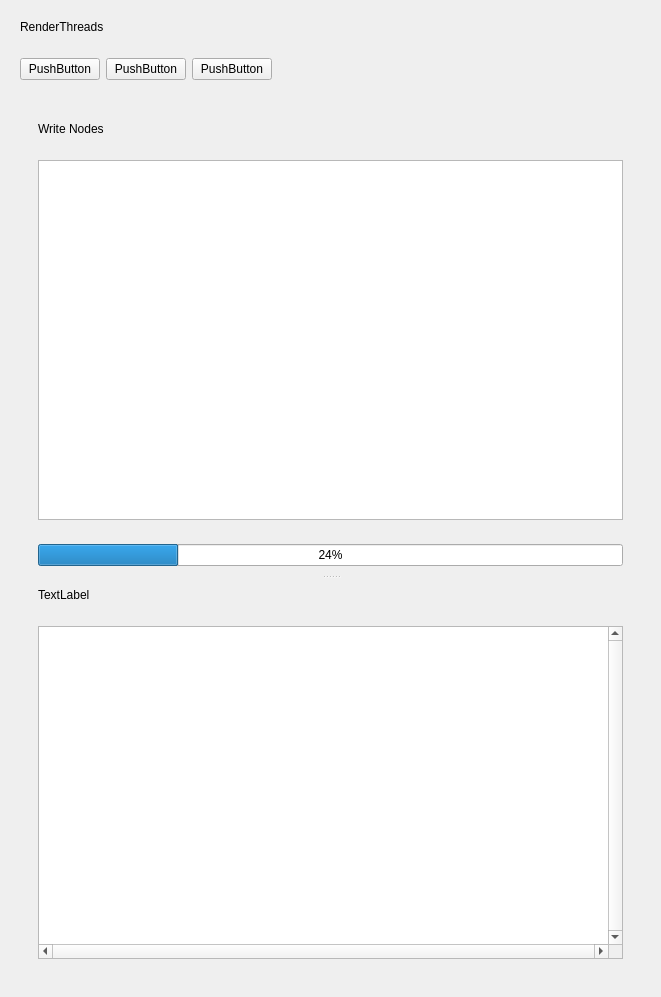
<?xml version="1.0" encoding="UTF-8"?>
<ui version="4.0">
 <class>wdgt_main</class>
 <widget class="QWidget" name="wdgt_main">
  <property name="geometry">
   <rect>
    <x>0</x>
    <y>0</y>
    <width>661</width>
    <height>997</height>
   </rect>
  </property>
  <property name="windowTitle">
   <string>Form</string>
  </property>
  <layout class="QVBoxLayout" name="verticalLayout">
   <item>
    <widget class="QWidget" name="wdgt_header" native="true">
     <property name="sizePolicy">
      <sizepolicy hsizetype="Preferred" vsizetype="Minimum">
       <horstretch>0</horstretch>
       <verstretch>0</verstretch>
      </sizepolicy>
     </property>
     <layout class="QVBoxLayout" name="verticalLayout_2">
      <item>
       <widget class="QLabel" name="lbl_header">
        <property name="text">
         <string>RenderThreads</string>
        </property>
       </widget>
      </item>
     </layout>
    </widget>
   </item>
   <item>
    <widget class="QWidget" name="wdgt_menu" native="true">
     <layout class="QHBoxLayout" name="horizontalLayout">
      <item>
       <widget class="QPushButton" name="btn_menu_render">
        <property name="text">
         <string>PushButton</string>
        </property>
       </widget>
      </item>
      <item>
       <widget class="QPushButton" name="btn_menu_threads">
        <property name="text">
         <string>PushButton</string>
        </property>
       </widget>
      </item>
      <item>
       <widget class="QPushButton" name="btn_menu_options">
        <property name="text">
         <string>PushButton</string>
        </property>
       </widget>
      </item>
      <item>
       <spacer name="spcr_menu">
        <property name="orientation">
         <enum>Qt::Horizontal</enum>
        </property>
        <property name="sizeHint" stdset="0">
         <size>
          <width>40</width>
          <height>20</height>
         </size>
        </property>
       </spacer>
      </item>
     </layout>
    </widget>
   </item>
   <item>
    <widget class="QStackedWidget" name="stkwdgt_content">
     <property name="currentIndex">
      <number>0</number>
     </property>
     <widget class="QWidget" name="pg_nodes_and_log">
      <layout class="QVBoxLayout" name="verticalLayout_3">
       <item>
        <widget class="QWidget" name="wdgt_nodes_and_log" native="true">
         <layout class="QVBoxLayout" name="verticalLayout_4">
          <item>
           <widget class="QSplitter" name="splt_nodes_and_log">
            <property name="orientation">
             <enum>Qt::Vertical</enum>
            </property>
            <widget class="QWidget" name="wdgt_nodes" native="true">
             <layout class="QVBoxLayout" name="verticalLayout_5">
              <item>
               <widget class="QWidget" name="wdgt_nodes_header" native="true">
                <property name="sizePolicy">
                 <sizepolicy hsizetype="Preferred" vsizetype="Minimum">
                  <horstretch>0</horstretch>
                  <verstretch>0</verstretch>
                 </sizepolicy>
                </property>
                <layout class="QVBoxLayout" name="verticalLayout_7">
                 <item>
                  <widget class="QLabel" name="lbl_nodes_header">
                   <property name="text">
                    <string>Write Nodes</string>
                   </property>
                  </widget>
                 </item>
                </layout>
               </widget>
              </item>
              <item>
               <widget class="QWidget" name="wdgt_nodes_mvc" native="true">
                <property name="sizePolicy">
                 <sizepolicy hsizetype="Preferred" vsizetype="Expanding">
                  <horstretch>0</horstretch>
                  <verstretch>0</verstretch>
                 </sizepolicy>
                </property>
                <layout class="QVBoxLayout" name="verticalLayout_8">
                 <item>
                  <widget class="QTableView" name="view_nodes"/>
                 </item>
                </layout>
               </widget>
              </item>
              <item>
               <widget class="QWidget" name="wdgt_progressbar" native="true">
                <property name="sizePolicy">
                 <sizepolicy hsizetype="Preferred" vsizetype="Minimum">
                  <horstretch>0</horstretch>
                  <verstretch>0</verstretch>
                 </sizepolicy>
                </property>
                <layout class="QVBoxLayout" name="verticalLayout_6">
                 <item>
                  <widget class="QProgressBar" name="pbar_nodes">
                   <property name="value">
                    <number>24</number>
                   </property>
                  </widget>
                 </item>
                </layout>
               </widget>
              </item>
             </layout>
            </widget>
            <widget class="QWidget" name="wdgt_log" native="true">
             <layout class="QVBoxLayout" name="verticalLayout_9">
              <item>
               <widget class="QWidget" name="wdgt_log_header" native="true">
                <property name="sizePolicy">
                 <sizepolicy hsizetype="Preferred" vsizetype="Minimum">
                  <horstretch>0</horstretch>
                  <verstretch>0</verstretch>
                 </sizepolicy>
                </property>
                <layout class="QVBoxLayout" name="verticalLayout_11">
                 <item>
                  <widget class="QLabel" name="lbl_log_header">
                   <property name="text">
                    <string>TextLabel</string>
                   </property>
                  </widget>
                 </item>
                </layout>
               </widget>
              </item>
              <item>
               <widget class="QWidget" name="wdgt_log_text_edit" native="true">
                <property name="sizePolicy">
                 <sizepolicy hsizetype="Preferred" vsizetype="Expanding">
                  <horstretch>0</horstretch>
                  <verstretch>0</verstretch>
                 </sizepolicy>
                </property>
                <layout class="QVBoxLayout" name="verticalLayout_10">
                 <item>
                  <widget class="QTextEdit" name="te_log">
                   <property name="verticalScrollBarPolicy">
                    <enum>Qt::ScrollBarAlwaysOn</enum>
                   </property>
                   <property name="horizontalScrollBarPolicy">
                    <enum>Qt::ScrollBarAlwaysOn</enum>
                   </property>
                  </widget>
                 </item>
                </layout>
               </widget>
              </item>
             </layout>
            </widget>
           </widget>
          </item>
         </layout>
        </widget>
       </item>
      </layout>
     </widget>
     <widget class="QWidget" name="pg_threads">
      <layout class="QVBoxLayout" name="verticalLayout_12">
       <item>
        <widget class="QWidget" name="wdgt_threads_and_stats" native="true">
         <layout class="QVBoxLayout" name="verticalLayout_13">
          <item>
           <widget class="QSplitter" name="splt_threads_and_stats">
            <property name="orientation">
             <enum>Qt::Vertical</enum>
            </property>
            <widget class="QWidget" name="wdgt_threads" native="true">
             <property name="sizePolicy">
              <sizepolicy hsizetype="Preferred" vsizetype="Minimum">
               <horstretch>0</horstretch>
               <verstretch>0</verstretch>
              </sizepolicy>
             </property>
             <layout class="QVBoxLayout" name="verticalLayout_14">
              <item>
               <widget class="QWidget" name="wdgt_threadcount" native="true">
                <property name="sizePolicy">
                 <sizepolicy hsizetype="Preferred" vsizetype="Minimum">
                  <horstretch>0</horstretch>
                  <verstretch>0</verstretch>
                 </sizepolicy>
                </property>
                <layout class="QVBoxLayout" name="verticalLayout_15">
                 <item>
                  <widget class="QWidget" name="wdgt_threadcount_header" native="true">
                   <layout class="QVBoxLayout" name="verticalLayout_16">
                    <item>
                     <widget class="QLabel" name="lbl_threadcount_header">
                      <property name="text">
                       <string>threadcount</string>
                      </property>
                     </widget>
                    </item>
                   </layout>
                  </widget>
                 </item>
                 <item>
                  <widget class="QSlider" name="sldr_threadcount">
                   <property name="orientation">
                    <enum>Qt::Horizontal</enum>
                   </property>
                  </widget>
                 </item>
                </layout>
               </widget>
              </item>
              <item>
               <widget class="QWidget" name="wdgt_thread_intervall" native="true">
                <layout class="QVBoxLayout" name="verticalLayout_17">
                 <item>
                  <widget class="QWidget" name="wdgt_thread_intervall_header" native="true">
                   <layout class="QVBoxLayout" name="verticalLayout_18">
                    <item>
                     <widget class="QLabel" name="lbl_thread_intervall_header">
                      <property name="text">
                       <string>thread intervall</string>
                      </property>
                     </widget>
                    </item>
                   </layout>
                  </widget>
                 </item>
                 <item>
                  <widget class="QSlider" name="sldr_thread_intervall">
                   <property name="orientation">
                    <enum>Qt::Horizontal</enum>
                   </property>
                  </widget>
                 </item>
                </layout>
               </widget>
              </item>
             </layout>
            </widget>
            <widget class="QWidget" name="wdgt_stats" native="true">
             <property name="sizePolicy">
              <sizepolicy hsizetype="Preferred" vsizetype="Minimum">
               <horstretch>0</horstretch>
               <verstretch>0</verstretch>
              </sizepolicy>
             </property>
             <layout class="QGridLayout" name="gridLayout">
              <item row="0" column="0">
               <widget class="QLabel" name="lbl_stats">
                <property name="text">
                 <string>stats optional</string>
                </property>
               </widget>
              </item>
             </layout>
            </widget>
           </widget>
          </item>
          <item>
           <spacer name="spcr_threads_and_stats">
            <property name="orientation">
             <enum>Qt::Vertical</enum>
            </property>
            <property name="sizeHint" stdset="0">
             <size>
              <width>20</width>
              <height>40</height>
             </size>
            </property>
           </spacer>
          </item>
         </layout>
        </widget>
       </item>
      </layout>
     </widget>
    </widget>
   </item>
  </layout>
 </widget>
 <resources/>
 <connections/>
</ui>
